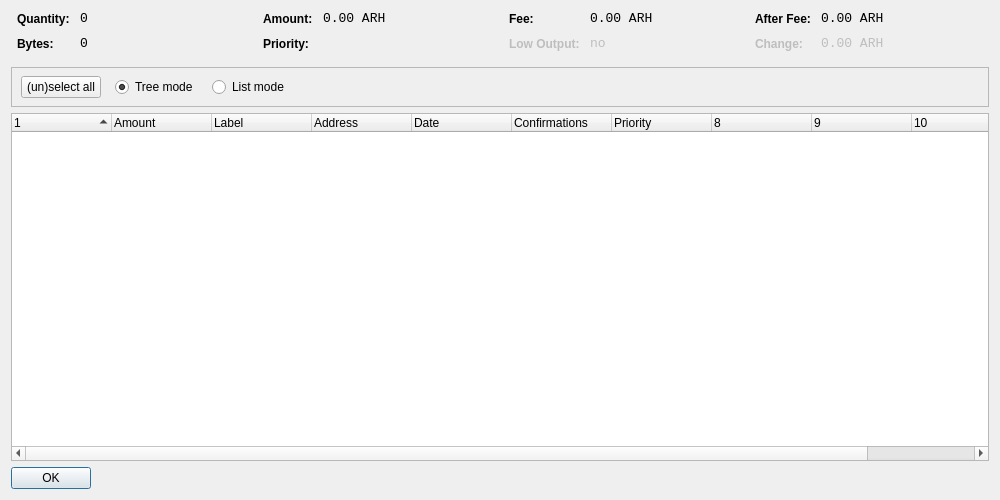
<?xml version="1.0" encoding="UTF-8"?>
<ui version="4.0">
 <class>CoinControlDialog</class>
 <widget class="QDialog" name="CoinControlDialog">
  <property name="geometry">
   <rect>
    <x>0</x>
    <y>0</y>
    <width>1000</width>
    <height>500</height>
   </rect>
  </property>
  <property name="windowTitle">
   <string>Coin Control</string>
  </property>
  <layout class="QVBoxLayout" name="verticalLayout">
   <item>
    <layout class="QHBoxLayout" name="horizontalLayoutTop" stretch="0,0,0,0">
     <property name="topMargin">
      <number>0</number>
     </property>
     <property name="bottomMargin">
      <number>10</number>
     </property>
     <item>
      <layout class="QFormLayout" name="formLayoutCoinControl1">
       <property name="horizontalSpacing">
        <number>10</number>
       </property>
       <property name="verticalSpacing">
        <number>10</number>
       </property>
       <property name="leftMargin">
        <number>6</number>
       </property>
       <property name="rightMargin">
        <number>6</number>
       </property>
       <item row="0" column="0">
        <widget class="QLabel" name="labelCoinControlQuantityText">
         <property name="styleSheet">
          <string notr="true">font-weight:bold;</string>
         </property>
         <property name="text">
          <string>Quantity:</string>
         </property>
        </widget>
       </item>
       <item row="0" column="1">
        <widget class="QLabel" name="labelCoinControlQuantity">
         <property name="font">
          <font>
           <family>Monospace</family>
           <pointsize>10</pointsize>
          </font>
         </property>
         <property name="cursor">
          <cursorShape>IBeamCursor</cursorShape>
         </property>
         <property name="contextMenuPolicy">
          <enum>Qt::ActionsContextMenu</enum>
         </property>
         <property name="text">
          <string notr="true">0</string>
         </property>
         <property name="textInteractionFlags">
          <set>Qt::LinksAccessibleByMouse|Qt::TextSelectableByKeyboard|Qt::TextSelectableByMouse</set>
         </property>
        </widget>
       </item>
       <item row="1" column="0">
        <widget class="QLabel" name="labelCoinControlBytesText">
         <property name="styleSheet">
          <string notr="true">font-weight:bold;</string>
         </property>
         <property name="text">
          <string>Bytes:</string>
         </property>
        </widget>
       </item>
       <item row="1" column="1">
        <widget class="QLabel" name="labelCoinControlBytes">
         <property name="font">
          <font>
           <family>Monospace</family>
           <pointsize>10</pointsize>
          </font>
         </property>
         <property name="cursor">
          <cursorShape>IBeamCursor</cursorShape>
         </property>
         <property name="contextMenuPolicy">
          <enum>Qt::ActionsContextMenu</enum>
         </property>
         <property name="text">
          <string notr="true">0</string>
         </property>
         <property name="textInteractionFlags">
          <set>Qt::LinksAccessibleByMouse|Qt::TextSelectableByKeyboard|Qt::TextSelectableByMouse</set>
         </property>
        </widget>
       </item>
      </layout>
     </item>
     <item>
      <layout class="QFormLayout" name="formLayoutCoinControl2">
       <property name="horizontalSpacing">
        <number>10</number>
       </property>
       <property name="verticalSpacing">
        <number>10</number>
       </property>
       <property name="leftMargin">
        <number>6</number>
       </property>
       <property name="rightMargin">
        <number>6</number>
       </property>
       <item row="0" column="0">
        <widget class="QLabel" name="labelCoinControlAmountText">
         <property name="styleSheet">
          <string notr="true">font-weight:bold;</string>
         </property>
         <property name="text">
          <string>Amount:</string>
         </property>
        </widget>
       </item>
       <item row="0" column="1">
        <widget class="QLabel" name="labelCoinControlAmount">
         <property name="font">
          <font>
           <family>Monospace</family>
           <pointsize>10</pointsize>
          </font>
         </property>
         <property name="cursor">
          <cursorShape>IBeamCursor</cursorShape>
         </property>
         <property name="contextMenuPolicy">
          <enum>Qt::ActionsContextMenu</enum>
         </property>
         <property name="text">
          <string notr="true">0.00 ARH</string>
         </property>
         <property name="textInteractionFlags">
          <set>Qt::LinksAccessibleByMouse|Qt::TextSelectableByKeyboard|Qt::TextSelectableByMouse</set>
         </property>
        </widget>
       </item>
       <item row="1" column="0">
        <widget class="QLabel" name="labelCoinControlPriorityText">
         <property name="styleSheet">
          <string notr="true">font-weight:bold;</string>
         </property>
         <property name="text">
          <string>Priority:</string>
         </property>
        </widget>
       </item>
       <item row="1" column="1">
        <widget class="QLabel" name="labelCoinControlPriority">
         <property name="font">
          <font>
           <family>Monospace</family>
           <pointsize>10</pointsize>
          </font>
         </property>
         <property name="cursor">
          <cursorShape>IBeamCursor</cursorShape>
         </property>
         <property name="contextMenuPolicy">
          <enum>Qt::ActionsContextMenu</enum>
         </property>
         <property name="text">
          <string/>
         </property>
         <property name="textInteractionFlags">
          <set>Qt::LinksAccessibleByMouse|Qt::TextSelectableByKeyboard|Qt::TextSelectableByMouse</set>
         </property>
        </widget>
       </item>
      </layout>
     </item>
     <item>
      <layout class="QFormLayout" name="formLayoutCoinControl3">
       <property name="horizontalSpacing">
        <number>10</number>
       </property>
       <property name="verticalSpacing">
        <number>10</number>
       </property>
       <property name="leftMargin">
        <number>6</number>
       </property>
       <property name="rightMargin">
        <number>6</number>
       </property>
       <item row="0" column="0">
        <widget class="QLabel" name="labelCoinControlFeeText">
         <property name="styleSheet">
          <string notr="true">font-weight:bold;</string>
         </property>
         <property name="text">
          <string>Fee:</string>
         </property>
        </widget>
       </item>
       <item row="0" column="1">
        <widget class="QLabel" name="labelCoinControlFee">
         <property name="font">
          <font>
           <family>Monospace</family>
           <pointsize>10</pointsize>
          </font>
         </property>
         <property name="cursor">
          <cursorShape>IBeamCursor</cursorShape>
         </property>
         <property name="contextMenuPolicy">
          <enum>Qt::ActionsContextMenu</enum>
         </property>
         <property name="text">
          <string notr="true">0.00 ARH</string>
         </property>
         <property name="textInteractionFlags">
          <set>Qt::LinksAccessibleByMouse|Qt::TextSelectableByKeyboard|Qt::TextSelectableByMouse</set>
         </property>
        </widget>
       </item>
       <item row="1" column="0">
        <widget class="QLabel" name="labelCoinControlLowOutputText">
         <property name="enabled">
          <bool>false</bool>
         </property>
         <property name="styleSheet">
          <string notr="true">font-weight:bold;</string>
         </property>
         <property name="text">
          <string>Low Output:</string>
         </property>
        </widget>
       </item>
       <item row="1" column="1">
        <widget class="QLabel" name="labelCoinControlLowOutput">
         <property name="enabled">
          <bool>false</bool>
         </property>
         <property name="font">
          <font>
           <family>Monospace</family>
           <pointsize>10</pointsize>
          </font>
         </property>
         <property name="cursor">
          <cursorShape>IBeamCursor</cursorShape>
         </property>
         <property name="contextMenuPolicy">
          <enum>Qt::ActionsContextMenu</enum>
         </property>
         <property name="text">
          <string notr="true">no</string>
         </property>
         <property name="textInteractionFlags">
          <set>Qt::LinksAccessibleByMouse|Qt::TextSelectableByKeyboard|Qt::TextSelectableByMouse</set>
         </property>
        </widget>
       </item>
      </layout>
     </item>
     <item>
      <layout class="QFormLayout" name="formLayoutCoinControl4">
       <property name="horizontalSpacing">
        <number>10</number>
       </property>
       <property name="verticalSpacing">
        <number>10</number>
       </property>
       <property name="leftMargin">
        <number>6</number>
       </property>
       <property name="rightMargin">
        <number>6</number>
       </property>
       <item row="0" column="0">
        <widget class="QLabel" name="labelCoinControlAfterFeeText">
         <property name="styleSheet">
          <string notr="true">font-weight:bold;</string>
         </property>
         <property name="text">
          <string>After Fee:</string>
         </property>
        </widget>
       </item>
       <item row="0" column="1">
        <widget class="QLabel" name="labelCoinControlAfterFee">
         <property name="font">
          <font>
           <family>Monospace</family>
           <pointsize>10</pointsize>
          </font>
         </property>
         <property name="cursor">
          <cursorShape>IBeamCursor</cursorShape>
         </property>
         <property name="contextMenuPolicy">
          <enum>Qt::ActionsContextMenu</enum>
         </property>
         <property name="text">
          <string notr="true">0.00 ARH</string>
         </property>
         <property name="textInteractionFlags">
          <set>Qt::LinksAccessibleByMouse|Qt::TextSelectableByKeyboard|Qt::TextSelectableByMouse</set>
         </property>
        </widget>
       </item>
       <item row="1" column="0">
        <widget class="QLabel" name="labelCoinControlChangeText">
         <property name="enabled">
          <bool>false</bool>
         </property>
         <property name="styleSheet">
          <string notr="true">font-weight:bold;</string>
         </property>
         <property name="text">
          <string>Change:</string>
         </property>
        </widget>
       </item>
       <item row="1" column="1">
        <widget class="QLabel" name="labelCoinControlChange">
         <property name="enabled">
          <bool>false</bool>
         </property>
         <property name="font">
          <font>
           <family>Monospace</family>
           <pointsize>10</pointsize>
          </font>
         </property>
         <property name="cursor">
          <cursorShape>IBeamCursor</cursorShape>
         </property>
         <property name="contextMenuPolicy">
          <enum>Qt::ActionsContextMenu</enum>
         </property>
         <property name="text">
          <string notr="true">0.00 ARH</string>
         </property>
         <property name="textInteractionFlags">
          <set>Qt::LinksAccessibleByMouse|Qt::TextSelectableByKeyboard|Qt::TextSelectableByMouse</set>
         </property>
        </widget>
       </item>
      </layout>
     </item>
    </layout>
   </item>
   <item>
    <widget class="QFrame" name="frame">
     <property name="minimumSize">
      <size>
       <width>0</width>
       <height>40</height>
      </size>
     </property>
     <property name="frameShape">
      <enum>QFrame::StyledPanel</enum>
     </property>
     <property name="frameShadow">
      <enum>QFrame::Sunken</enum>
     </property>
     <widget class="QWidget" name="horizontalLayoutWidget">
      <property name="geometry">
       <rect>
        <x>10</x>
        <y>0</y>
        <width>781</width>
        <height>41</height>
       </rect>
      </property>
      <layout class="QHBoxLayout" name="horizontalLayoutPanel" stretch="0,0,0,0,0">
       <property name="spacing">
        <number>14</number>
       </property>
       <item>
        <widget class="QPushButton" name="pushButtonSelectAll">
         <property name="sizePolicy">
          <sizepolicy hsizetype="Maximum" vsizetype="Fixed">
           <horstretch>0</horstretch>
           <verstretch>0</verstretch>
          </sizepolicy>
         </property>
         <property name="text">
          <string>(un)select all</string>
         </property>
        </widget>
       </item>
       <item>
        <widget class="QRadioButton" name="radioTreeMode">
         <property name="sizePolicy">
          <sizepolicy hsizetype="Maximum" vsizetype="Fixed">
           <horstretch>0</horstretch>
           <verstretch>0</verstretch>
          </sizepolicy>
         </property>
         <property name="text">
          <string>Tree mode</string>
         </property>
         <property name="checked">
          <bool>true</bool>
         </property>
        </widget>
       </item>
       <item>
        <widget class="QRadioButton" name="radioListMode">
         <property name="sizePolicy">
          <sizepolicy hsizetype="Maximum" vsizetype="Fixed">
           <horstretch>0</horstretch>
           <verstretch>0</verstretch>
          </sizepolicy>
         </property>
         <property name="text">
          <string>List mode</string>
         </property>
        </widget>
       </item>
       <item>
        <spacer name="horizontalSpacer">
         <property name="orientation">
          <enum>Qt::Horizontal</enum>
         </property>
         <property name="sizeHint" stdset="0">
          <size>
           <width>40</width>
           <height>20</height>
          </size>
         </property>
        </spacer>
       </item>
      </layout>
     </widget>
    </widget>
   </item>
   <item>
    <widget class="CoinControlTreeWidget" name="treeWidget">
     <property name="contextMenuPolicy">
      <enum>Qt::CustomContextMenu</enum>
     </property>
     <property name="sortingEnabled">
      <bool>false</bool>
     </property>
     <property name="columnCount">
      <number>11</number>
     </property>
     <attribute name="headerShowSortIndicator" stdset="0">
      <bool>true</bool>
     </attribute>
     <attribute name="headerStretchLastSection">
      <bool>false</bool>
     </attribute>
     <column>
      <property name="text">
       <string/>
      </property>
     </column>
     <column>
      <property name="text">
       <string>Amount</string>
      </property>
     </column>
     <column>
      <property name="text">
       <string>Label</string>
      </property>
     </column>
     <column>
      <property name="text">
       <string>Address</string>
      </property>
     </column>
     <column>
      <property name="text">
       <string>Date</string>
      </property>
     </column>
     <column>
      <property name="text">
       <string>Confirmations</string>
      </property>
      <property name="toolTip">
       <string>Confirmed</string>
      </property>
     </column>
     <column>
      <property name="text">
       <string>Priority</string>
      </property>
     </column>
     <column>
      <property name="text">
       <string/>
      </property>
     </column>
     <column>
      <property name="text">
       <string/>
      </property>
     </column>
     <column>
      <property name="text">
       <string/>
      </property>
     </column>
     <column>
      <property name="text">
       <string/>
      </property>
     </column>
    </widget>
   </item>
   <item>
    <widget class="QDialogButtonBox" name="buttonBox">
     <property name="sizePolicy">
      <sizepolicy hsizetype="Maximum" vsizetype="Fixed">
       <horstretch>0</horstretch>
       <verstretch>0</verstretch>
      </sizepolicy>
     </property>
     <property name="orientation">
      <enum>Qt::Horizontal</enum>
     </property>
     <property name="standardButtons">
      <set>QDialogButtonBox::Ok</set>
     </property>
    </widget>
   </item>
  </layout>
 </widget>
 <customwidgets>
  <customwidget>
   <class>CoinControlTreeWidget</class>
   <extends>QTreeWidget</extends>
   <header>coincontroltreewidget.h</header>
  </customwidget>
 </customwidgets>
 <resources/>
 <connections/>
</ui>
